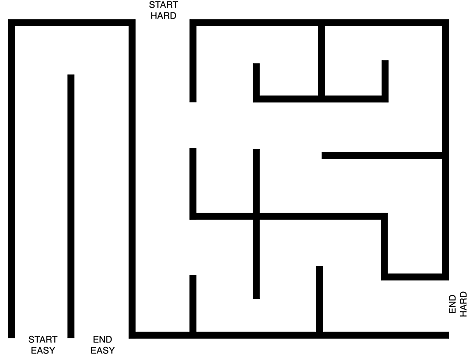
#> input picture maze.png, 471 x 358 px
$ python PRMtrial2.py
#> lines starting #> are read from the running program, lines starting #| are printed output that depends on the picture; after the words box and inside, x2 and y2 are one past the last pixel; in counts of white or black regions, pixels touching at a corner belong together
import numpy as np
import cv2

def isNearWall(pt):
    if img[i[1]][i[0]+5][0]<10 and img[i[1]][i[0]+5][1]<10 and img[i[1]][i[0]+5][2]<10:
        return True
    if img[i[1]+5][i[0]][0]<10 and img[i[1]+5][i[0]][1]<10 and img[i[1]+5][i[0]][2]<10:
        return True
    if img[i[1]][i[0]-5][0]<10 and img[i[1]][i[0]-5][1]<10 and img[i[1]][i[0]-5][2]<10:
        return True
    if img[i[1]-5][i[0]][0]<10 and img[i[1]-5][i[0]][1]<10 and img[i[1]-5][i[0]][2]<10:
        return True
    return False

def isCollisionFree(pt1, pt2, img):
    line = np.linspace(pt1, pt2, num=10, dtype=int)
    for i in line:
        if np.any(img[i[1]][i[0]])==0:
            return 0
    return 1

def retracePath(img, parentTracker, node, start):
    if (node == start):
        return
    else:
        cv2.line(img, node, parentTracker[node], (0, 255, 0), 2)
        cv2.imshow("hehe", img)
        cv2.waitKey(100)
        retracePath(img, parentTracker, parentTracker[node], start)

def allNeighboursInVisited(list_of_neghbours, vis):
    for i in list_of_neghbours:
        if i[0] not in vis:
            return False
    return True

def Astar(img, node, goal, neighbours, map, parentTracker, vis, start):
    vis.append(node)
    if (node == goal):
        retracePath(img, parentTracker, goal, start)
    for i in neighbours[node]:
        g_score = map[node][0] + i[1]
        h_score =round(((goal[0] - i[0][0])**2 + (goal[1] - i[0][1])**2)**0.5)
        if i[0] not in map.keys():
            map[i[0]] = [g_score, h_score]
        else:
            if (map[i[0]][0] + map[i[0]][1])>(h_score + g_score):
                map[i[0]][0] = g_score
                map[i[0]][1] = h_score
    min = 10000
    next_node = node
    for i in neighbours[node]:
        f_score = map[i[0]][0] + map[i[0]][1]
        if f_score<min:
            if i[0] not in vis:
                min = f_score
                next_node = i[0]
    parentTracker[next_node] = node
    cv2.line(img, node, next_node, (0,0,255), 2)
    cv2.imshow("hehe", img)
    cv2.waitKey(100)
    Astar(img, next_node, goal, neighbours, map, parentTracker, vis, start)

#(14, 30), (14, 502), (670, 502), (670, 30)
#(62, 500) to (154, 500) is easy
#(244, 34) to (666, 458) is hard
r = 40
k = 10
img = cv2.imread("maze.png")
#> img is the input picture: shape (358, 471, 3); min 0, max 255, mean 223.2
img = cv2.resize(img, (round(img.shape[1]*1.5), round(img.shape[0]*1.5)))
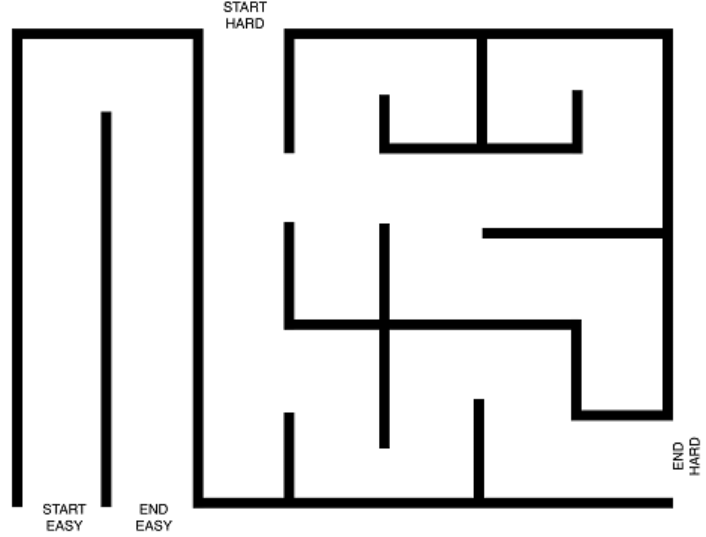
#> img: shape (537, 706, 3); min 0, max 255, mean 223.2
cv2.imshow("hehe", img)
cv2.waitKey(0)
cv2.destroyAllWindows()
x = np.random.rand(1000, 2) * (img.shape[1]-1, img.shape[0]-1)
x = x.astype(int)
nodes = []
for i in x:
    if (i[0]>=14 and i[0]<=670):
        if (i[1]>=30 and i[1]<=502):
            if img[i[1]][i[0]][0]>10 and img[i[1]][i[0]][1]>10 and img[i[1]][i[0]][2]>10:
                if not isNearWall(i):
                    cv2.ellipse(img, i, (2,2), 0, 0, 360, (0,0,255), -1)
                    nodes.append((i[0], i[1]))
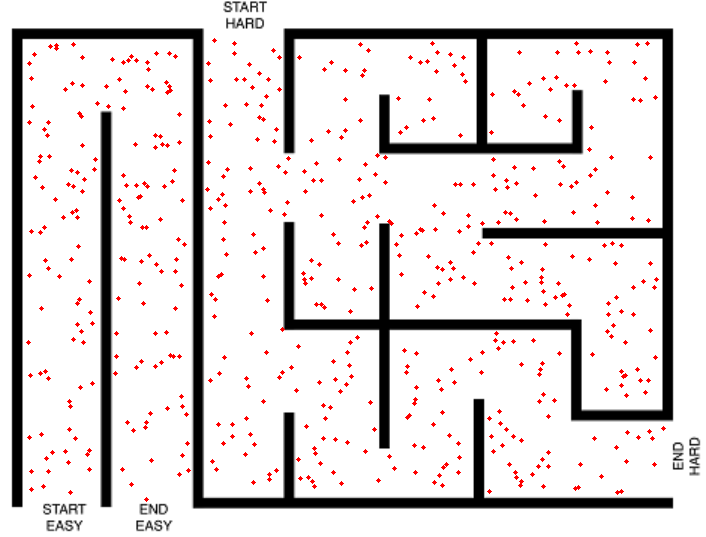
#> img: shape (537, 706, 3); 2.01% of pixels changed, all inside (x1, y1, x2, y2) = (26, 38, 666, 502)
#> after the loop, nodes = 588 pairs, first value 28 to 663, second value 40 to 499
start  = (62, 500)
cv2.ellipse(img, start, (2,2), 0, 0, 360, (0,0,255), -1)
#> img: shape (537, 706, 3); under 0.01% of pixels changed, all inside (x1, y1, x2, y2) = (60, 498, 65, 503)
goal = (154, 500)
cv2.ellipse(img, goal, (2,2), 0, 0, 360, (0,0,255), -1)
#> img: shape (537, 706, 3); mean B, G, R 218.1, 218.1, 223.2
nodes.append(start)
nodes.append(goal)
#print(nodes)
neighbours = {}
neighbours_count = {}
for i in nodes:
    neighbours[i] = []
    neighbours_count[i] = 0
    for j in nodes:
        if (i!=j and neighbours_count[i]<=k):
            dist = np.linalg.norm(np.array(i) - np.array(j))
            if (dist<=r):
                    check = isCollisionFree(i, j, img)
                    if (check):
                        neighbours[i].append((j, int(dist)))
                        neighbours_count[i] = neighbours_count[i] + 1
                        cv2.line(img, i, j, (255,0,0), 1)
#> this loop made 590 passes
#> i on passes 1 to 3: (424, 292), (298, 346), (308, 477)
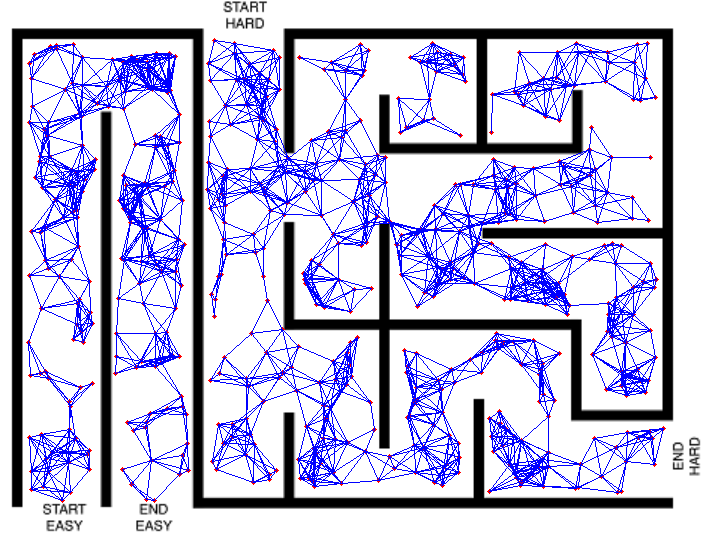
#> img: shape (537, 706, 3); mean B, G, R 221.5, 191.1, 192.8
#> after the loop, neighbours = 590 items; neighbours_count = 590 items
#print(neighbours)
map = {}
parentTracker = {}
vis = []
map[start] = [0, abs(start[0] - goal[0]) + abs(start[1] - goal[1])] #(g_score, h_score)
Astar(img, start, goal, neighbours, map, parentTracker, vis, start)
#> the loop in Astar, `for i in neighbours[node]:` made 5 passes
#> (i, g_score, h_score) on passes 1 to 5: (((70, 492), 11), 11, 84), (((68, 462), 38), 38, 94), (((43, 486), 23), 23, 112), (((48, 471), 32), 32, 110), (((31, 489), 32), 32, 123)
#> after the loop in Astar, `for i in neighbours[node]:`: map = {(62, 500): [0, 92], (70, 492): [11, 84], (68, 462): [38, 94], (43, 486): [23, 112], (48, 471): [32, 110], (31, 489): [32, 123]}
#> the loop in Astar, `for i in neighbours[node]:` made 5 passes
#> (i, f_score, min) on pass 1: (((70, 492), 11), 95, 95)
#> (i, f_score) on passes 2 to 5: (((68, 462), 38), 132), (((43, 486), 23), 135), (((48, 471), 32), 142), (((31, 489), 32), 155)
#> after the loop in Astar, `for i in neighbours[node]:`: min = 95
#> in Astar, `cv2.line(img, node, next_node, (0,0,255), 2)`: img: shape (537, 706, 3); 0.01% of pixels changed, all inside (x1, y1, x2, y2) = (61, 491, 71, 501)
#> the loop in Astar (call 2), `for i in neighbours[node]:` made 6 passes
#> (i, g_score, h_score) on passes 1 to 6: (((68, 462), 30), 41, 94), (((43, 486), 27), 38, 112), (((48, 471), 30), 41, 110), (((31, 489), 39), 50, 123), (((89, 469), 29), 40, 72), (((62, 500), 11), 22, 92)
#> the loop in Astar (call 2), `for i in neighbours[node]:` made 6 passes
#> (i, f_score, min) on passes 1, 5: (((68, 462), 30), 132, 132), (((89, 469), 29), 112, 112)
#> (i, f_score) on passes 2, 3, 4, 6: (((43, 486), 27), 135), (((48, 471), 30), 142), (((31, 489), 39), 155), (((62, 500), 11), 92)
#> in Astar (call 2), `cv2.line(img, node, next_node, (0,0,255), 2)`: img: shape (537, 706, 3); mean B, G, R 221.4, 191, 192.9
#> in Astar (call 3), `cv2.line(img, node, next_node, (0,0,255), 2)`: img: shape (537, 706, 3); mean B, G, R 221.4, 191, 192.9
#> in Astar (call 4), `cv2.line(img, node, next_node, (0,0,255), 2)`: img: shape (537, 706, 3); mean B, G, R 221.3, 190.9, 192.9
#> in Astar (call 5), `cv2.line(img, node, next_node, (0,0,255), 2)`: img: shape (537, 706, 3); mean B, G, R 221.3, 190.9, 192.9
#> the loop in Astar (call 6), `for i in neighbours[node]:` made 11 passes
#> (i, g_score, h_score) on passes 1 to 11: (((70, 492), 30), 62, 84), (((68, 462), 21), 53, 94), (((43, 486), 15), 47, 112), (((46, 458), 13), 45, 116), (((31, 471), 17), 49, 126), (((29, 437), 38), 70, 140), (((31, 489), 24), 56, 123), (((52, 452), 19), 51, 113), (((41, 434), 37), 69, 131), (((65, 451), 26), 58, 102), (((62, 500), 32), 64, 92)
#> after the loop in Astar (call 6), `for i in neighbours[node]:`: map = 17 items
#> the loop in Astar (call 6), `for i in neighbours[node]:` made 11 passes
#> (i, f_score, min) on passes 4, 7: (((46, 458), 13), 161, 161), (((31, 489), 24), 155, 155)
#> (i, f_score) on passes 1, 2, 3, 5, 6, 8: (((70, 492), 30), 95), (((68, 462), 21), 132), (((43, 486), 15), 135), (((31, 471), 17), 168), (((29, 437), 38), 210), (((52, 452), 19), 164)
#> after the loop in Astar (call 6), `for i in neighbours[node]:`: min = 155
#> in Astar (call 6), `cv2.line(img, node, next_node, (0,0,255), 2)`:
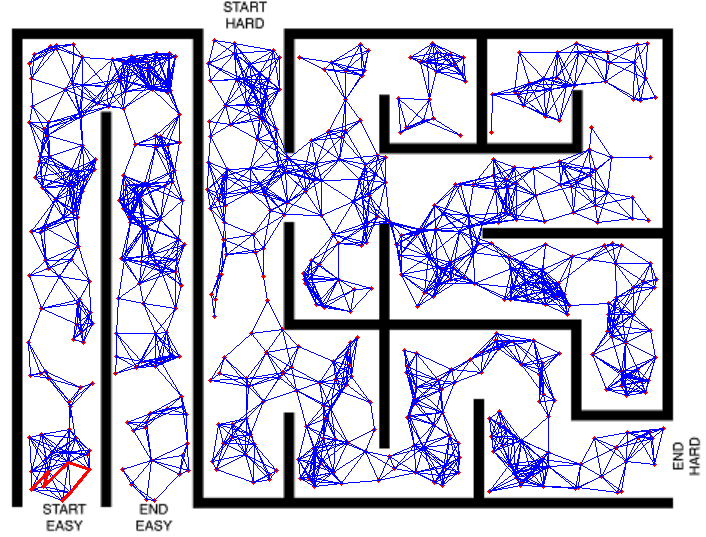
#> img: shape (537, 706, 3); mean B, G, R 221.2, 190.9, 192.9
#> in Astar (call 7), `cv2.line(img, node, next_node, (0,0,255), 2)`: img: shape (537, 706, 3); 0.02% of pixels changed, all inside (x1, y1, x2, y2) = (32, 457, 48, 486)
cv2.imshow("hehe", img)
cv2.waitKey(0)
cv2.destroyAllWindows()

$ run again, with bubbles.png copied over maze.png
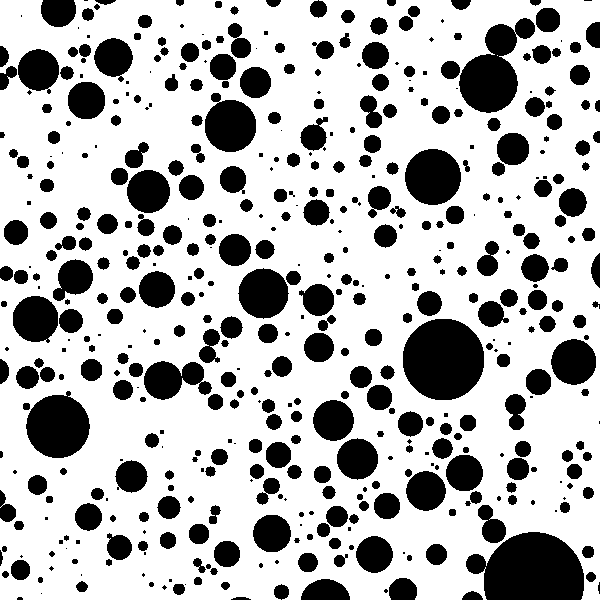
#> input picture bubbles.png, 600 x 600 px
#> img is the input picture: shape (600, 600, 3); 71.7% white; 493 black regions (128 under 20 px), largest, box (x1, y1, x2, y2) and area: (466, 532, 584, 600) 6024, (403, 319, 484, 400) 5249, (459, 18, 535, 113) 3781
#> after the loop `for i in x:`:
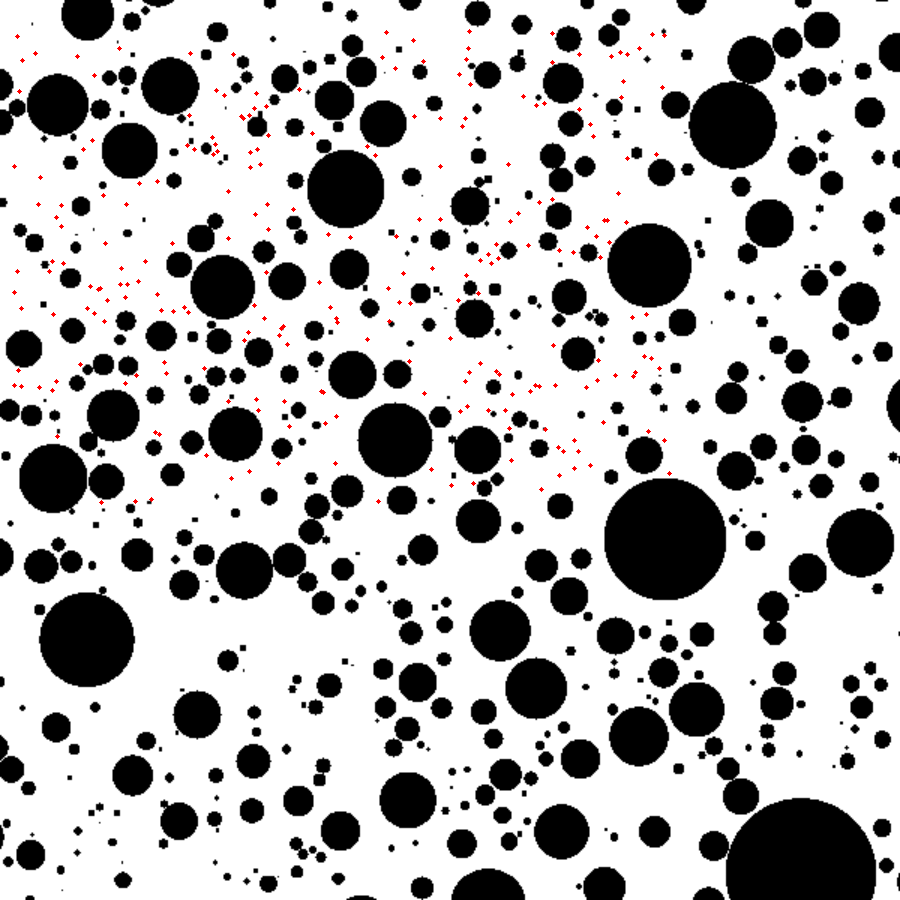
#> img: shape (900, 900, 3); mean B, G, R 181.8, 181.8, 182.8
#> after the loop `for i in x:`: nodes = 242 pairs, first value 14 to 669, second value 31 to 502
#> the loop `for i in nodes:` made 244 passes
#> i on passes 1 to 3: (541, 489), (469, 372), (323, 392)
#> after the loop `for i in nodes:`:
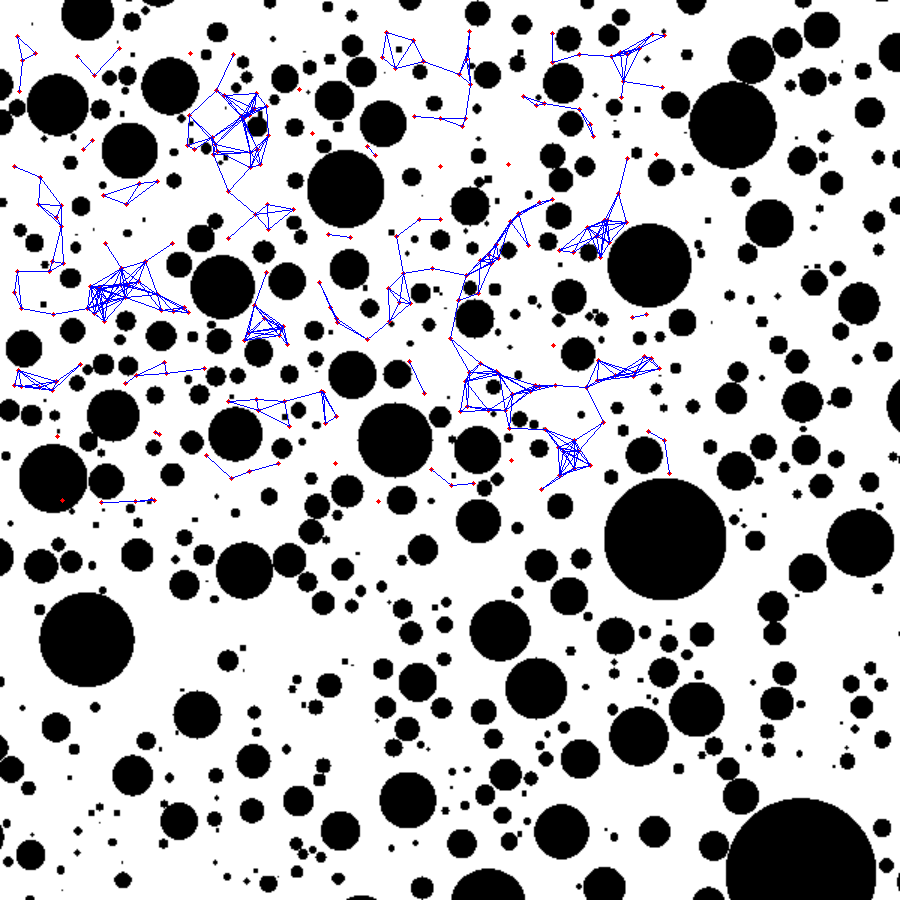
#> img: shape (900, 900, 3); mean B, G, R 182.2, 179.3, 179.9
#> after the loop `for i in nodes:`: neighbours = 244 items
#> after the loop in Astar, `for i in neighbours[node]:`: map = {(62, 500): [0, 92]}
#> after the loop in Astar, `for i in neighbours[node]:`: min = 10000; next_node = (62, 500)

$ run again, with gorilla.png copied over maze.png
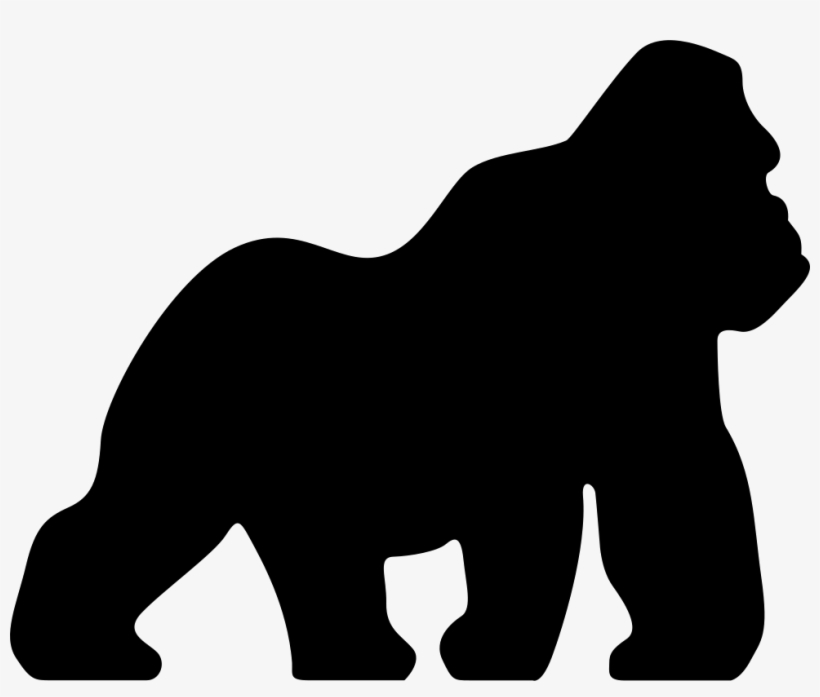
#> input picture gorilla.png, 820 x 697 px
#> img is the input picture: shape (697, 820, 3); min 0, max 248, mean 115.4
#> after the loop `for i in x:`:
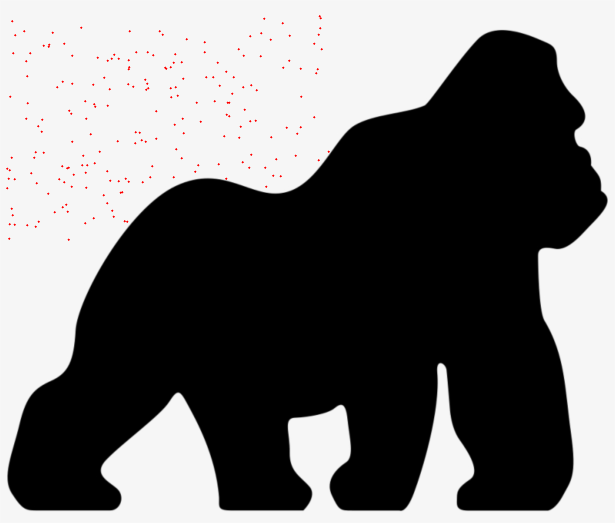
#> img: shape (1046, 1230, 3) (shown at 1/2 size); mean B, G, R 114.9, 114.9, 115.4
#> after the loop `for i in x:`: nodes = 204 pairs, first value 14 to 657, second value 32 to 479
#> the loop `for i in nodes:` made 206 passes
#> i on passes 1 to 3: (87, 91), (258, 134), (256, 168)
#> after the loop `for i in nodes:`:
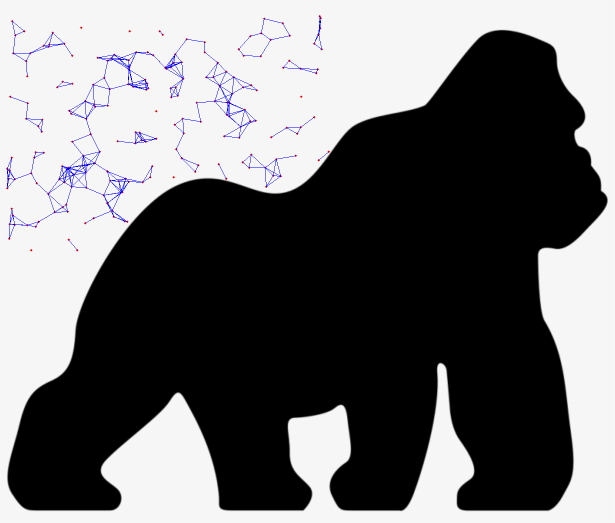
#> img: shape (1046, 1230, 3) (shown at 1/2 size); mean B, G, R 115.1, 113.5, 113.8
#> after the loop `for i in nodes:`: neighbours = 206 items
#> after the loop in Astar, `for i in neighbours[node]:`: map = {(62, 500): [0, 92]}
#> after the loop in Astar, `for i in neighbours[node]:`: min = 10000; next_node = (62, 500)
